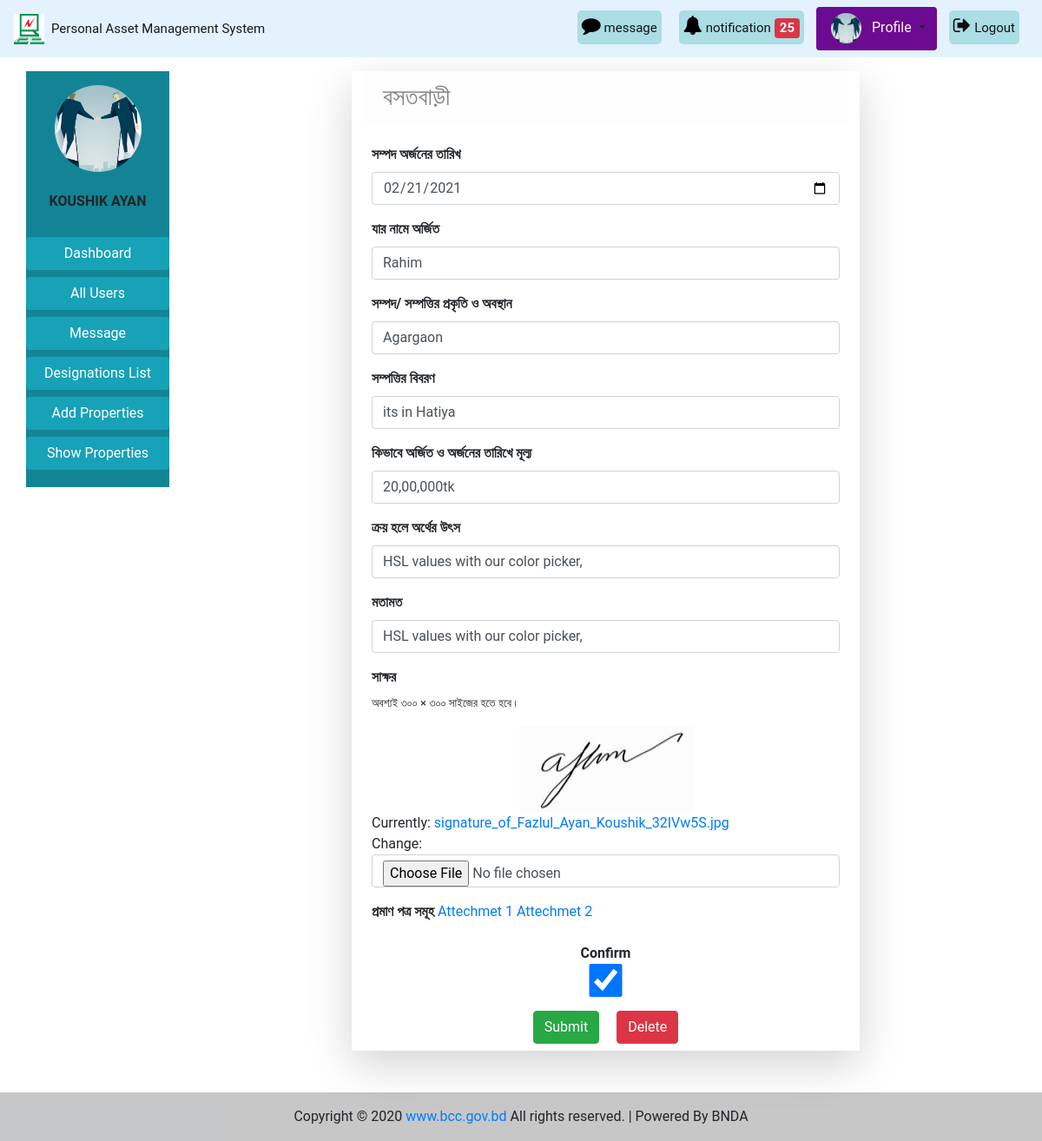
The app's page /edit-homestead-admin/2 (signed in) with its own data.
### accounts/models.py (models this page shows, shortened)
class CustomUser(AbstractBaseUser):
    user_type_data = (
        ('1', 'Super admin'),
        ('2', 'Admin'),
        ('3', 'Employee'),
    )
    user_type = models.CharField(max_length=10, choices=user_type_data, default='3')
    email = models.EmailField(max_length=255, unique = True, verbose_name = 'Email')
    name = models.CharField(max_length = 255, verbose_name = 'Full Name')
    phone_no = models.CharField(max_length = 20, unique = True, verbose_name = 'Phone Number')
    date = models.DateField(auto_now_add = True)
    is_active = models.BooleanField(default=True)
    is_admin = models.BooleanField(default=False)
    is_staff = models.BooleanField(default=False)
    USERNAME_FIELD = 'email'
    REQUIRED_FIELDS = ('name','phone_no')
    objects = CustomUserManager()
    class Meta:
        verbose_name_plural = 'Users'

### pamsapp/models.py (models this page shows, shortened)
class Profile(models.Model):
    gender_type = (
        ('1', 'Male'),
        ('2', 'Female'),
        ('3', 'Others'),
    )
    user = models.OneToOneField(CustomUser, on_delete = models.CASCADE , related_name = 'profile')
    image = models.ImageField(upload_to = 'images/', blank=True, null=True)
    designation = models.ForeignKey(Designation, on_delete = models.CASCADE, blank = True, null = True)
    gender = models.CharField(max_length=10, choices=gender_type, blank = True, null = True)

### immovable_app/models.py (models this page shows, shortened)
class Homestead(models.Model):
    user = models.ForeignKey(CustomUser, on_delete = models.CASCADE)
    date_of_acquisition = models.DateField()
    owner = models.CharField(max_length = 200)
    class_and_location = models.CharField(max_length = 200)
    details = models.CharField(max_length = 1000)
    how_acquired_and_value = models.CharField(max_length = 1000)
    source_of_money = models.CharField(max_length = 1000)
    opinon = models.CharField(max_length = 1000)
    signature = models.ImageField()
    is_confirm = models.BooleanField(default=False)

class NoteField_im(models.Model):
    land = models.ForeignKey(Land, on_delete = models.CASCADE, related_name='lands', null= True, blank = True)
    building = models.ForeignKey(Building, on_delete = models.CASCADE, related_name='buildings', null= True, blank = True)
    homestead = models.ForeignKey(Homestead, on_delete = models.CASCADE, related_name='homestead', null= True, blank = True)
    businessFirm = models.ForeignKey(BusinessFirm, on_delete = models.CASCADE, related_name='business_Firms', null= True, blank = True)
    other = models.ForeignKey(Other, on_delete = models.CASCADE, related_name='others', null= True, blank = True)
    notefield  = models.FileField(upload_to = 'immovable-files/', blank = True, null = True)

### pamsapp/views.py (the view)
# urls.py: path('edit-homestead-admin/<int:id>', views.homestead_edit_admin, name='edit-homestead-admin'),
@login_required
def homestead_edit_admin(request, id):
    profile = Profile.objects.get(user_id = request.user.id)
    pi = Homestead.objects.get(pk = id)
    form = HomesteadSuperForm(instance = pi)
    if request.method == 'POST':
        form = HomesteadSuperForm(request.POST, request.FILES, instance = pi)
        if form.is_valid():
            instance = form.save()
            return HttpResponseRedirect(reverse('pamsapp:assets-list-pending'))
    notification = notification_func(request)
    context = {
        'user':request.user,
        'profile':profile,
        'form':form,
        'homestead':pi,
        'notification':notification
        }
    return render(request, 'immovable/homestead_edit_admin.html', context)

### immovable_app/forms.py
class HomesteadSuperForm(forms.ModelForm):
    def __init__(self, *args, **kwargs):
        super(HomesteadSuperForm, self).__init__(*args, **kwargs)
        self.fields['owner'].widget.attrs.update({'class': 'form-control'})
        self.fields['class_and_location'].widget.attrs.update({'class': 'form-control'})
        self.fields['details'].widget.attrs.update({'class': 'form-control'})
        self.fields['how_acquired_and_value'].widget.attrs.update({'class': 'form-control'})
        self.fields['source_of_money'].widget.attrs.update({'class': 'form-control'})
        self.fields['opinon'].widget.attrs.update({'class': 'form-control'})
        self.fields['signature'].widget.attrs.update({'class': 'form-control'})
        self.fields['is_confirm'].widget.attrs.update({'class': 'form-control'})
    class Meta:
        model = Homestead
        fields = ['date_of_acquisition', 'owner', 'class_and_location','details',
        'how_acquired_and_value','source_of_money','opinon','signature','is_confirm']
        widgets = {
            'date_of_acquisition' : forms.DateInput(attrs={'class':'form-control', 'type': 'date'}),
        }

### message/context_processors.py (called while the page is built)
def unread_messages(request):
    if request.user.is_authenticated:
        unread_msgs = InboxMessage.objects.filter(receiver_id=request.user, delete_status=True,
                                                  new_msg_active=True)[0:5]
        total_unread_msgs = InboxMessage.objects.filter(receiver_id=request.user,
                                                        delete_status=True, new_msg_active=True).count()
        total_draft_msgs = NewMessage.objects.filter(sender_id=request.user,
                                                     delete_status=True, new_msg_active=True,
                                                     msg_status='Draft').count()
        return {'unread_msgs': unread_msgs, 'total_unread_msgs': total_unread_msgs,
                'total_draft_msgs': total_draft_msgs}
    else:
        return {'total_unread_msgs': 0, 'total_draft_msgs': 0}

def online_active_user(request):
    active_users = CustomUser.objects.all()
    return {'active_users': active_users}

### templates/immovable/homestead_edit_admin.html (shortened to what this page needs)
{% extends 'base.html' %}
{% load static %}
{% block content %}
<div class = 'col-lg-6 col-md-8 col-10  shadow-lg mx-auto'>
  <h3 class='alert alert-light'>বসতবাড়ী</h3>
  <div class='py-2 px-2' style = 'width:100%;'>
    <form method="post" enctype="multipart/form-data">
      <div class="form-group">
          <div class="text-left">
            <label  class="font-weight-bold">সম্পদ অর্জনের তারিখ</label>
          </div>
          {{form.date_of_acquisition}}
       </div>
       <div class="form-group">
          <div class="text-left">
            <label  class="font-weight-bold">যার নামে অর্জিত</label>
          </div>
          {{form.owner}}
       </div>
       <div class="form-group">
          <div class="text-left">
            <label  class="font-weight-bold">সম্পদ/ সম্পত্তির প্রকৃতি ও অবস্থান</label>
          </div>
          {{form.class_and_location}}
       </div>
       <div class="form-group">
          <div class="text-left">
            <label  class="font-weight-bold">সম্পত্তির বিবরণ</label>
          </div>
          {{form.details}}
       </div>
       <div class="form-group">
        <div class="text-left">
          <label  class="font-weight-bold">কিভাবে অর্জিত ও অর্জনের তারিখে মূল্য</label>
        </div>
        {{form.how_acquired_and_value}}
       </div>
       <div class="form-group">
        <div class="text-left">
          <label  class="font-weight-bold">ক্রয় হলে অর্থের উৎস</label>
        </div>
        {{form.source_of_money}}
       </div>
       <div class="form-group">
        <div class="text-left">
          <label  class="font-weight-bold">মতামত</label>
        </div>
        {{form.opinon}}
       </div>
       <div class="form-group">
        <div class="text-left">
          <label  class="font-weight-bold">সাক্ষর</label>
          <p style='font-size:smaller'>অবশ্যই ৩০০ × ৩০০ সাইজের হতে হবে।</p>
        </div>
        <div style="width:100%; text-align:center">
          <img style='width: 200px; height: 100px'  src="{{ homestead.signature.url }}" alt="সাক্ষর">
        </div>
        {{form.signature}}
       </div>
       <div>
        <label  class="font-weight-bold">প্রমাণ পত্র সমূহ</label>
           {% for note in homestead.homestead.all %}
           <a href="{{ note.notefield.url }}" download>Attechmet {{ forloop.counter }}</a>
           {% endfor %}
       </div>
       <div class="form-group">
        <div class="text-center mt-3">
          <label  class="font-weight-bold d-inline">Confirm</label>
        </div>
        {{form.is_confirm}}
       </div>
      <div style='width:100%; text-align: center;'>
        <button type = 'submit' class = 'btn btn-success text-center mr-2'>Submit</button>
        <button type="button" class="btn btn-danger ml-2" data-toggle="modal" data-target="#exampleModal">
          Delete
        </button>
      </div>
  </form>
  </div>
</div>
{% endblock %}

### templates/base.html (shortened to what this page needs)
{% load static %}
<!doctype html>
<html lang="en">
  <head>
    <link rel="stylesheet" href="https://maxcdn.bootstrapcdn.com/bootstrap/4.5.2/css/bootstrap.min.css">
    <link rel="stylesheet" href="{% static 'pams/css/bootstrap.css' %}">
    <link rel="stylesheet" href="{% static 'pams/css/base.css' %}">
    <link rel="stylesheet" href="https://cdnjs.cloudflare.com/ajax/libs/font-awesome/4.7.0/css/font-awesome.min.css">
  </head>
  <body>
   <nav class="navbar navbar-expand-lg navbar-light sticky-top"
    style="background-color: #e3f2fd">
    <a class="navbar-brand" href="{% url 'pamsapp:home' %}"><img src="{% static 'pams/images/bcc.jpg' %}" alt="logo"
      style="height: 35px; width: 35px;"><span class="ml-2" style="font-size: 15px;">Personal Asset Management System</span></a>
    <div class="collapse navbar-collapse text-center my-nav" id="navbarSupportedContent">
      <ul class="navbar-nav  my-2 my-lg-0 ">
        {% if not user.is_authenticated %}
          <li class="nav-item active">
            <a class="nav-link text-black font-weight-bold" href="#">Login </a>
          </li>
          <li class="nav-item active">
            <a class="nav-link text-black font-weight-bold" href="#">Signup </a>
          </li>
        {% else %}
        <div class="mes rounded rounded-end ">
          <a href="{% url 'pamsapp:assets-list-pending' %}"  style="text-decoration:none">
            <i style="font-size:22px; color:rgb(0, 0, 0)" class="fa ">&#xf075;</i>
            <span style='font-size:15px'>message</span>
          </a>
        </div>
        {% if user.user_type == '1' or user.user_type == '2' %}
        <div class="not rounded rounded-end ">
          <a href="{% url 'pamsapp:assets-list-pending' %}"  style="text-decoration:none">
            <i style="font-size:22px; color:rgb(0, 0, 0)" class="fa">&#xf0f3;</i>
            <span style='font-size:15px'>notification</span>
            {% if notification %}
            <span class="badge badge-danger" style='font-size:15px'>{{ notification }}</span>
            {% endif %}
          </a>
        </div>
        {% endif %}
          {% if profile.image %}
          <div class="dropdown show mx-1 pl-1 rounded profile"
          style='background-color:  #6b0b91; border-radius: 15%;'>
            <a class="btn dropdown-toggle" href="{% url 'pamsapp:profile' %}" role="button"
             id="dropdownMenuLink" data-toggle="dropdown" aria-haspopup="true" aria-expanded="false">
             <img src="{{ user.profile.image.url }}" class="rounded-circle" alt="logo"
                style="height: 35px; width: 35px;">
                <span class="ml-2" style="font-size: medium; color:seashell">Profile</span>
            </a>
          </div>
          {% endif %}
          <div class="mes rounded rounded-end ">
            <a href="{% url 'accounts:logout' %}"  style="text-decoration:none">
              <i style="font-size:22px; color:rgb(14, 13, 13)" class="fa ">&#xf08b;</i>
              <span style='font-size:15px'>Logout</span>
            </a>
          </div>
        {% endif %}
      </ul>
    </div>
  </nav>
   <div class="container-fluid mt-3">
    <div class="row mx-auto">
      <div class="col-lg-2 col-md-3 col-12 mb-2">
        <div class="list-group text-center">
          <div class='py-3' style='background-color:#138496'>
            {% if user.profile.image %}
              <div style="width:100%; text-align:center">
                <img class="rounded-circle" style="height:100px; width:100px" src="{{ user.profile.image.url }}" alt="Card image cap">
              </div>
            {% else %}
              <img class="rounded-circle" style="height:100px" src="{% static 'pams/images/user-default.png' %}" alt="Card image cap">
            {% endif %}
            <br>
            <h6 class='text-uppercase font-weight-bold'>{{user.name}}</h6>
            <br>
            {% if user.user_type == '1' or user.user_type == '2' %}
              <a href="{% url 'pamsapp:dashboard' %}" class="btn btn-info mb-1 btn-block">Dashboard</a>
              <a href="{% url 'pamsapp:all-user' %}" class="btn btn-info mb-1 btn-block">All Users</a>
              <a href="{% url 'Message:inbox' %}" class="btn btn-info mb-1 btn-block">Message</a>
              <a href="{% url 'pamsapp:designations_list' %}" class="btn btn-info mb-1 btn-block">Designations List</a>
            {% endif %}
            <a href="{% url 'pamsapp:home' %}" class="btn btn-info btn-block">Add Properties</a>
            <a href="{% url 'pamsapp:show-properties' %}" class="btn btn-info mb-1 btn-block">Show Properties</a>
          </div>
        </div>
      </div>
      {% block content %}
      {% endblock %}
    </div>
  </div>
  <footer class="bg-light text-center text-lg-start mt-5">
    <div class="text-center p-3" style="background-color: rgba(0, 0, 0, 0.2)">
      Copyright © 2020
      <a class="bootstrap-link"  href="https://bcc.gov.bd/" target="blank">www.bcc.gov.bd</a>
      All rights reserved. | Powered By BNDA
    </div>
  </footer>
  </body>
</html>

### static/pams/css/base.css (style rules this page uses)
* { margin: 0; padding: 0; box-sizing: border-box; }
body { font-family: 'roboto', sans-serif; }

### templates/base.html (style rules this page uses)
.not { right: 0px; height: 50px; padding: 10px; color:rgb(246, 246, 248) }
.not a { background-color: #ABDDE5; color:rgb(20, 20, 20); padding-left: 5px; padding-right: 5px; padding-top: 10px; padding-bottom: 10px; border-radius: 5px; }
.mes { right: 0px; height: 50px; padding: 10px; color:rgb(12, 12, 15) }
.mes a { background-color: #ABDDE5; color:rgb(20, 20, 20); padding-left: 5px; padding-right: 5px; padding-top: 10px; padding-bottom: 10px; border-radius: 5px; }

### records on screen
CustomUser: profile.image (picture), name "KOUSHIK AYAN"
Homestead: date_of_acquisition "02/21/2021", owner "Rahim", class_and_location "Agargaon", details "its in Hatiya", how_acquired_and_value "20,00,000tk", source_of_money "HSL values with our color picker,", opinon "HSL values with our color picker,", signature (picture), is_confirm "☑"

### other values on screen
{{ notification }} "25"
